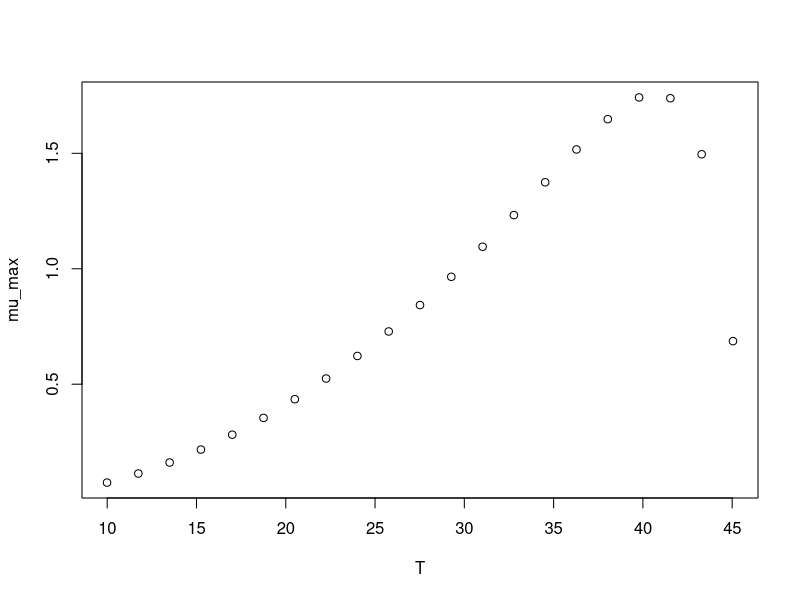

Reproduce this figure in R.
#############################
# start of Parameter script
#############################
T <- seq(9.99000999000999,45.045,length.out=21)
#############################
# end of Parameter script
#############################
############################# 
# start of Model script Gropin ID 1295 
#############################
 
# constant coefficients for this model
 
variables <- data.frame(T)
argumentsPar <- expand.grid(variables)
 
# heart of the model
response_surface <- function(T) {
   mumax <-0.00136*((T-2.62)^2)*(1-exp(0.436*(T-45.8)))

return(mumax=mumax)
} 

# output parameters
mumax <- cbind(argumentsPar,response_surface(argumentsPar['T']))
colnames(mumax) <- c(colnames(argumentsPar),'mumax')
#############################
# End of Model script
#############################
############################# 
# start of Visualisation script Gropin ID 1295 
#############################
plot(T,mumax$mumax,
                          xlab='T',
                          ylab='mu_max')
#############################
# End of Visualisation script
#############################
